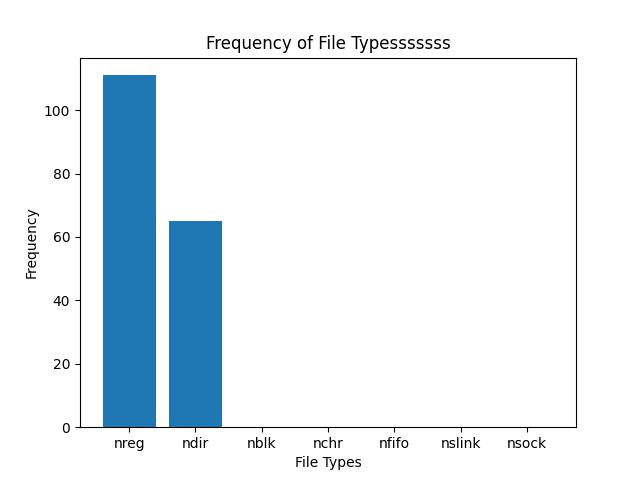

Source code (Python):
#!/usr/bin/env python3

import matplotlib.pyplot as plt
import numpy as np
import sys

# for line in sys.stdin:
#     line = line.strip()
#     print("You entered:", line)

# split into numbers after each space
# numbers_str = content.split()

# # Convert each number from string to integer
# numbers = [int(num) for num in numbers_str]
# numbers = numbers[1:]

file_types = ["nreg", "ndir", "nblk", "nchr", "nfifo", "nslink", "nsock"]

data = input("")

# Convert each number from string to integer
numbers_str = data.split()

# Convert each number from string to integer
numbers = [int(num) for num in numbers_str]
print(numbers)

plt.bar(file_types, numbers)
plt.xlabel('File Types')
plt.ylabel('Frequency')
plt.title('Frequency of File Typesssssss')
plt.show()
plt.savefig("my-histogram.jpg")